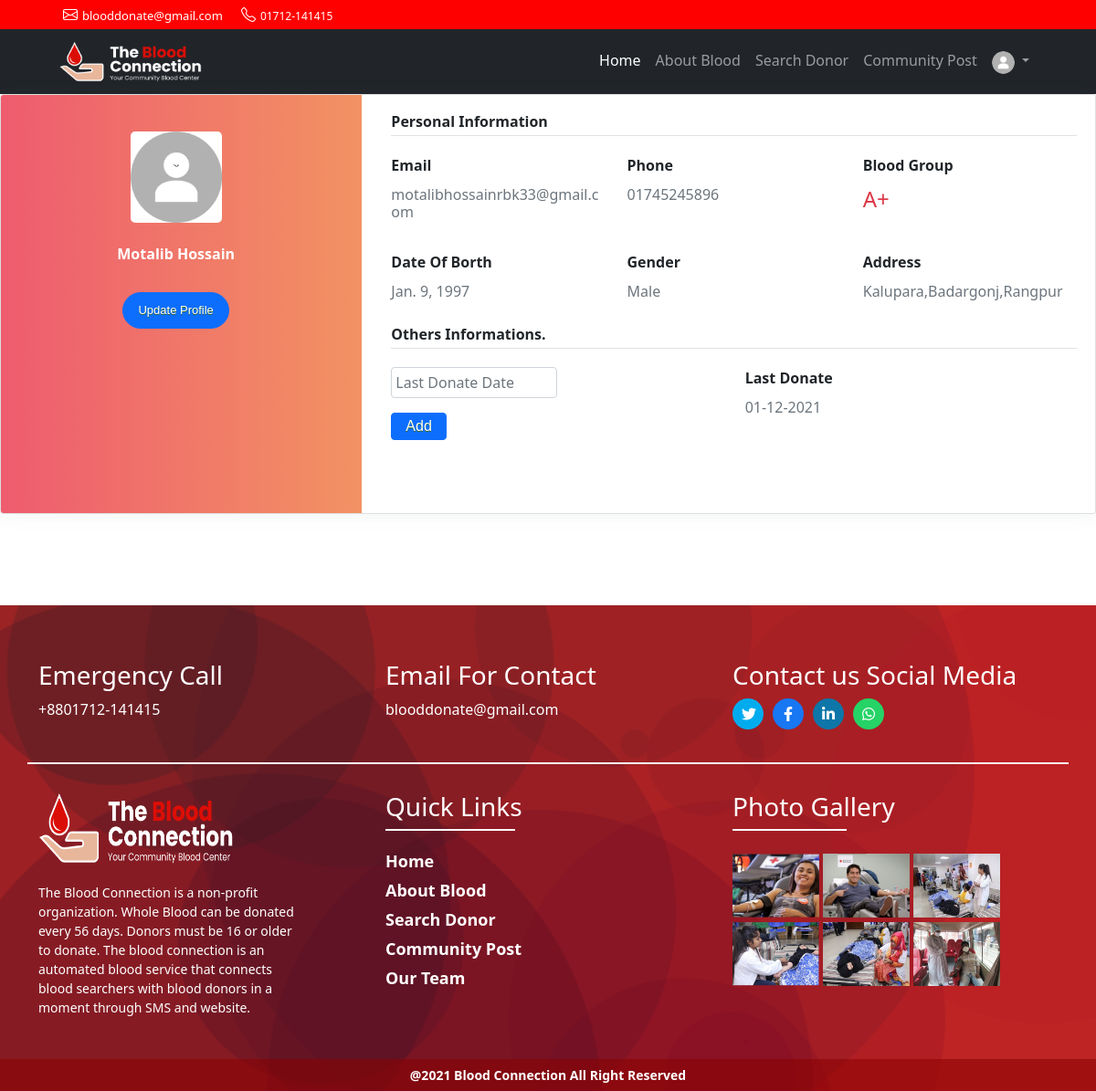
Screenshot of /User/Motalib Hossain (signed in) with the database file from the repository.
### UserProfile/models.py (models this page shows, shortened)
class UserProfile(models.Model):
    user=models.OneToOneField(User, on_delete=models.CASCADE)
    profile_pic=models.ImageField(
        upload_to="UserProfile/Profilepic/",
        default='UserProfile/Profilepic/default_user_profile.png'
        )
    phone=models.CharField(max_length=20)
    DateOfBirth=DateField(max_length=50)
    profession=CharField(max_length=50)
    bloodGroup=CharField(max_length=20)
    gender=CharField(max_length=20)
    city=CharField(max_length=30)
    thana=CharField(max_length=30)
    union=CharField(max_length=30)
    postCode=CharField(max_length=20)
    otp=models.CharField(max_length=30)
    published = models.BooleanField(default=True)

### UserProfile/views.py (the view)
# urls.py: path('User/<str:username>', user_profile, name='user_profile'),
def user_profile(request,username):
    user_information=get_list_or_404(User, username=username)
    if request.user.is_authenticated:
        current_user=request.user
        user_id=current_user.id
        user_profile_info=UserProfile.objects.get(user__pk=user_id)
        img=user_profile_info.profile_pic
        print(img)
    context={"title":"Profile", "user_information":user_information,"user_profile_info":user_profile_info}
    return render(request, 'UserProfile/Profile.html', context)

### templates/UserProfile/Profile.html (shortened to what this page needs)
{%extends 'base.html'%}
{%block head%}
{% load static %}
<link rel="stylesheet" href="{%static 'UserProfile/css/style.css'%}" />
{%endblock%}
{%block body%}
<div class="page-content page-container" id="page-content">
    <div class="padding">
        <div class="row d-flex justify-content-center">
            <div class="col-xl-12 col-md-12 ">
                <div class="card user-card-full">
                    <div class="row m-l-0 m-r-0">
                        <div class="col-sm-4 bg-c-lite-green user-profile">
                            <div class="card-block text-center text-white">
                                <div class="m-b-25">
                                    <img style="height:100px; width:100px;" src="{{user_profile_info.profile_pic.url}}" class="img-radius" alt="User-Profile-Image">
                                </div>
                                <h6 class="f-w-600">{{user.username}}</h6>
                                <div class="pt-3">
                                    <a class="myButton btn-primary" href="{% url 'UserProfile:update_profile' username=request.user.username%}">Update Profile</a>
                                </div>
                            </div>
                        </div>
                        <div class="col-sm-8">
                            <div class="card-block">
                                <h6 class="m-b-20 p-b-5 b-b-default f-w-600">Personal Information</h6>
                                <div class="row">
                                    <div class="col-sm-4">
                                        <p class="m-b-10 f-w-600">Email</p>
                                        <h6 class="text-muted f-w-400">{{user.email}}</h6>
                                    </div>
                                    <div class="col-sm-4">
                                        <p class="m-b-10 f-w-600">Phone</p>
                                        <h6 class="text-muted f-w-400">{{user_profile_info.phone}}</h6>
                                    </div>
                                    <div class="col-sm-4">
                                        <p class="m-b-10 f-w-600">Blood Group</p>
                                        <h4 class="f-w-400 text-danger">{{user_profile_info.bloodGroup}}</h4>
                                    </div>
                                </div>
                                <div class="row pt-4">
                                    <div class="col-sm-4">
                                        <p class="m-b-10 f-w-600">Date Of Borth</p>
                                        <h6 class="text-muted f-w-400">{{user_profile_info.DateOfBirth}}</h6>
                                    </div>
                                    <div class="col-sm-4">
                                        <p class="m-b-10 f-w-600">Gender</p>
                                        <h6 class="text-muted f-w-400">{{user_profile_info.gender}}</h6>
                                    </div>
                                    <div class="col-sm-4">
                                        <p class="m-b-10 f-w-600">Address</p>
                                        <h6 class="text-muted f-w-400">{{user_profile_info.union}},{{user_profile_info.thana}},{{user_profile_info.city}}</h6>
                                    </div>
                                </div>
                                <h6 class="m-b-20 m-t-40 p-b-5 b-b-default f-w-600">Others Informations.</h6>
                                <div class="row">
                                    <div class="col-sm-6">
                                        <form action="" method="post">
                                            <div class="col-sm-6 col-md-6 col-lg-6">
                                                <input type="text" name="donate_date" placeholder="Last Donate Date" class="form-control p-1 pl-3" id="inputfname" autofocus/>
                                            </div>
                                            <div class="col-md-6 col-xs-6 col-sm-6 col-lg-6 pt-3 pb-4">
                                                <button type="submit" class="btn btn-primary float-start myButton">Add</button>
                                            </div>
                                        </form>
                                    </div>
                                    <div class="col-sm-6">
                                        <p class="m-b-10 f-w-600">Last Donate</p>
                                        <h6 class="text-muted f-w-400">01-12-2021</h6>
                                    </div>
                                </div>
                                <ul class="social-link list-unstyled m-t-40 m-b-10">
                                    <li></li>
                                    <li></li>
                                    <li></li>
                                </ul>
                            </div>
                        </div>
                    </div>
                </div>
            </div>
        </div>
    </div>
</div>
{%endblock%}

### static/UserProfile/css/style.css (style rules this page uses)
.myButton { background-color: #44c767; border-radius: 28px; border: 1px solid #18ab29; display: inline-block; cursor: pointer; color: #ffffff; font-family: Arial; font-size: 13px; padding: 9px 16px; text-decoration: none; text-shadow: 0px 1px 0px #2f6627; }
.user-card-full { overflow: hidden; }
.card { border-radius: 5px; -webkit-box-shadow: 0 1px 20px 0 rgba(69, 90, 100, 0.08); box-shadow: 0 1px 20px 0 rgba(69, 90, 100, 0.08); border: none; margin-bottom: 30px; }
.m-r-0 { margin-right: 0px; }
.m-l-0 { margin-left: 0px; }
.user-card-full .user-profile { border-radius: 5px 0 0 5px; }
.bg-c-lite-green { background: -webkit-gradient(linear, left top, right top, from(#f29263), to(#ee5a6f)); background: linear-gradient(to right, #ee5a6f, #f29263); }
.user-profile { padding: 20px 0; }
.card-block { padding: 1.25rem; }
.m-b-25 { margin-bottom: 25px; }
.img-radius { border-radius: 5px; }
h6 { font-size: 14px; }
.card .card-block p { line-height: 25px; }
.b-b-default { border-bottom: 1px solid #e0e0e0; }
.m-b-20 { margin-bottom: 20px; }
.p-b-5 { padding-bottom: 5px !important; }
.m-b-10 { margin-bottom: 10px; }
.text-muted { color: #919aa3 !important; }
.f-w-600 { font-weight: 600; }
.m-t-40 { margin-top: 20px; }
.user-card-full .social-link li { display: inline-block; }

### static/base/css/style.css (style rules this page uses)
.btn { padding: 2px 15px; font-size: 16px; }

### rows the page displays
UserProfile: profile_pic (placeholder picture), phone "01745245896", bloodGroup "A+", DateOfBirth "Jan. 9, 1997", gender "Male", union "Kalupara", thana "Badargonj", city "Rangpur"

### other values shown
{{ user.username }} "Motalib Hossain"
{{ user.email }} "motalibhossainrbk33@gmail.com"
